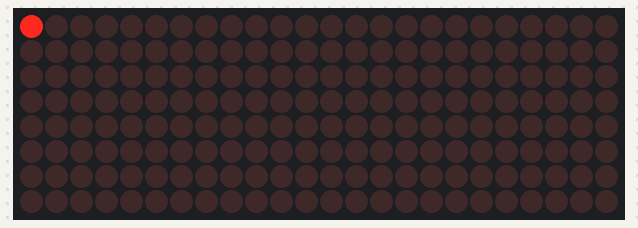
The sketch below on a simulated Arduino Uno, built with avr-gcc and run on an emulated ATmega328P. On the bench: 24×8 LED matrix. What the sketch prints to the serial monitor is not drawn.

Above: at 0.1 s.
At 0.6 s:
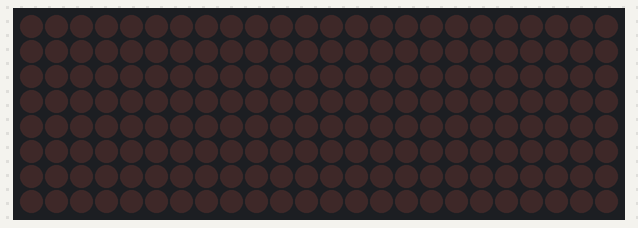

Measured:
- what the display in image 1 shows lasts 0.5 s, from 0.5 s to 1.0 s

The sketch:

TestMatrixDisplays.ino
```cpp
//We always have to include the library
#include "LedControl.h"


int numOfBoards = 3;
/*
 Now we need a LedControl to work with.
 ***** These pin numbers will probably not work with your hardware *****
 pin 12 is connected to the DataIn
 pin 11 is connected to the CLK
 pin 10 is connected to LOAD
 We have only a single MAX72XX.
 */
LedControl lc=LedControl(14,16,15,numOfBoards);

/* we always wait a bit between updates of the display */
unsigned long delaytime=100/numOfBoards;


void single(bool mode);

void setup() {

  Serial.begin(9600);


  for (int i = 0; i < numOfBoards; i++){
   /*
   The MAX72XX is in power-saving mode on startup,
   we have to do a wakeup call
   */
    lc.shutdown(i,false);
    /* Set the brightness to a medium values */
    lc.setIntensity(i,8);
    /* and clear the display */
    lc.clearDisplay(i);
  }

  Serial.print("board");
  Serial.print("\t");
  Serial.print("row");
  Serial.print("\t");
  Serial.println("col");
}

/*
 This function will light up every Led on the matrix.
*/
void single(bool mode) {
  for(int board=0;board<numOfBoards;board++){
    for(int row=0;row<8;row++) {
      for(int col=0;col<8;col++) {
        delay(delaytime);
        lc.setLed(board,row,col,mode);
        Serial.print(board);
        Serial.print("\t");
        Serial.print(row);
        Serial.print("\t");
        Serial.println(col);
        delay(delaytime);
      }
    }
  }
}

void loop() {
  lc.setLed(0,0,0,true);
  delay(500);
  lc.setLed(0,0,0,false);
  delay(500);

}
```
